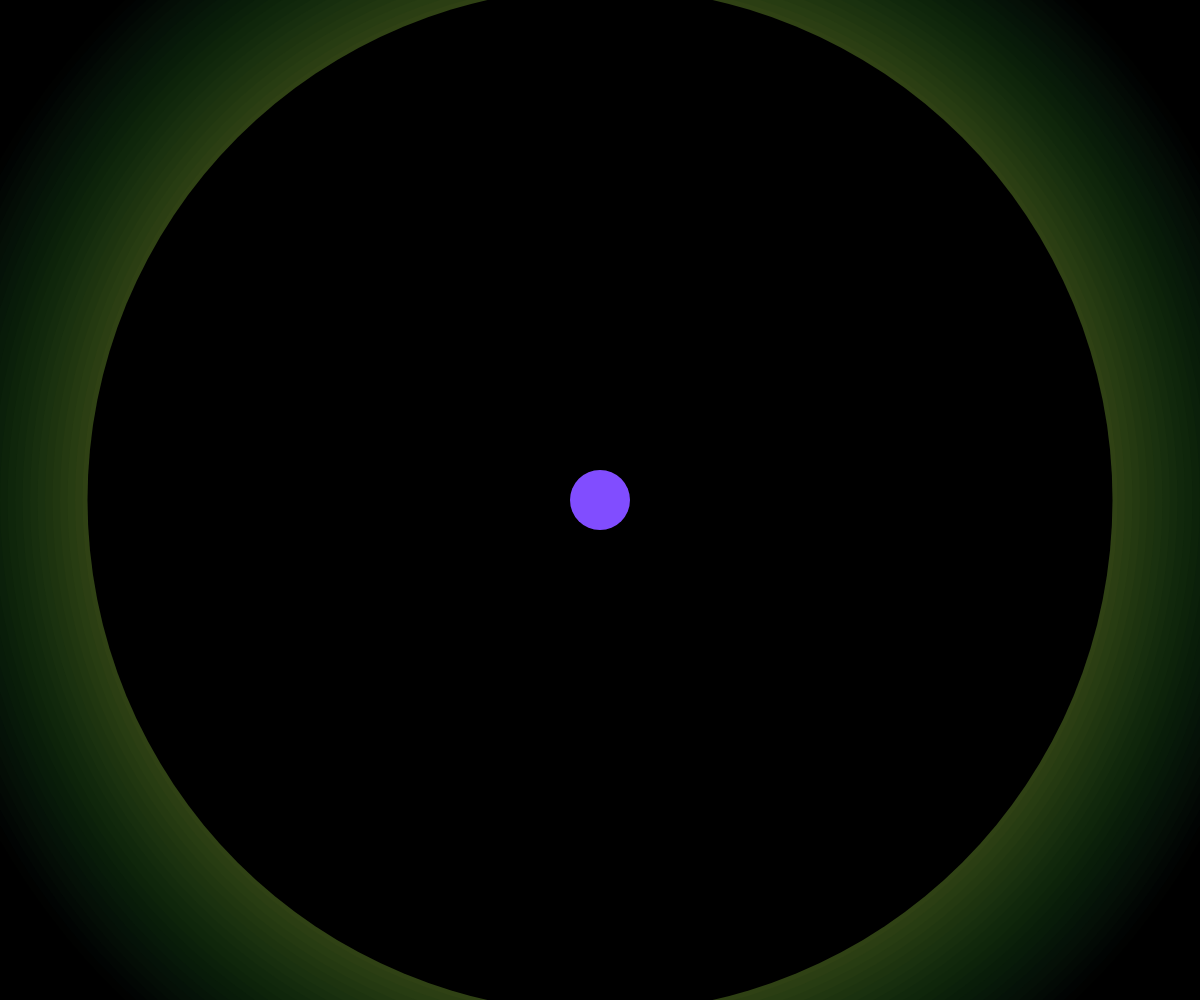
Frame 1 (no input)
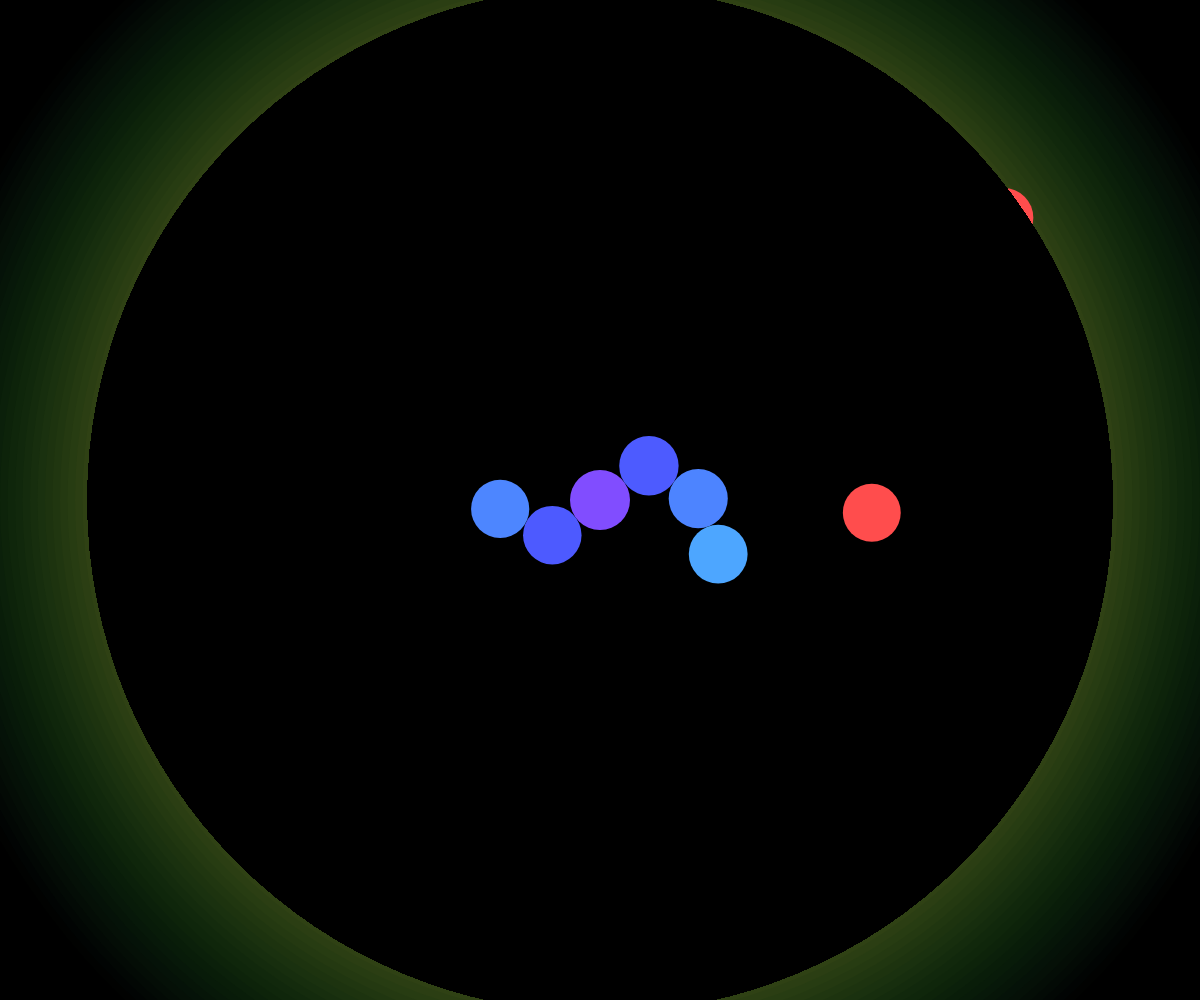
Frame 60 (no input)
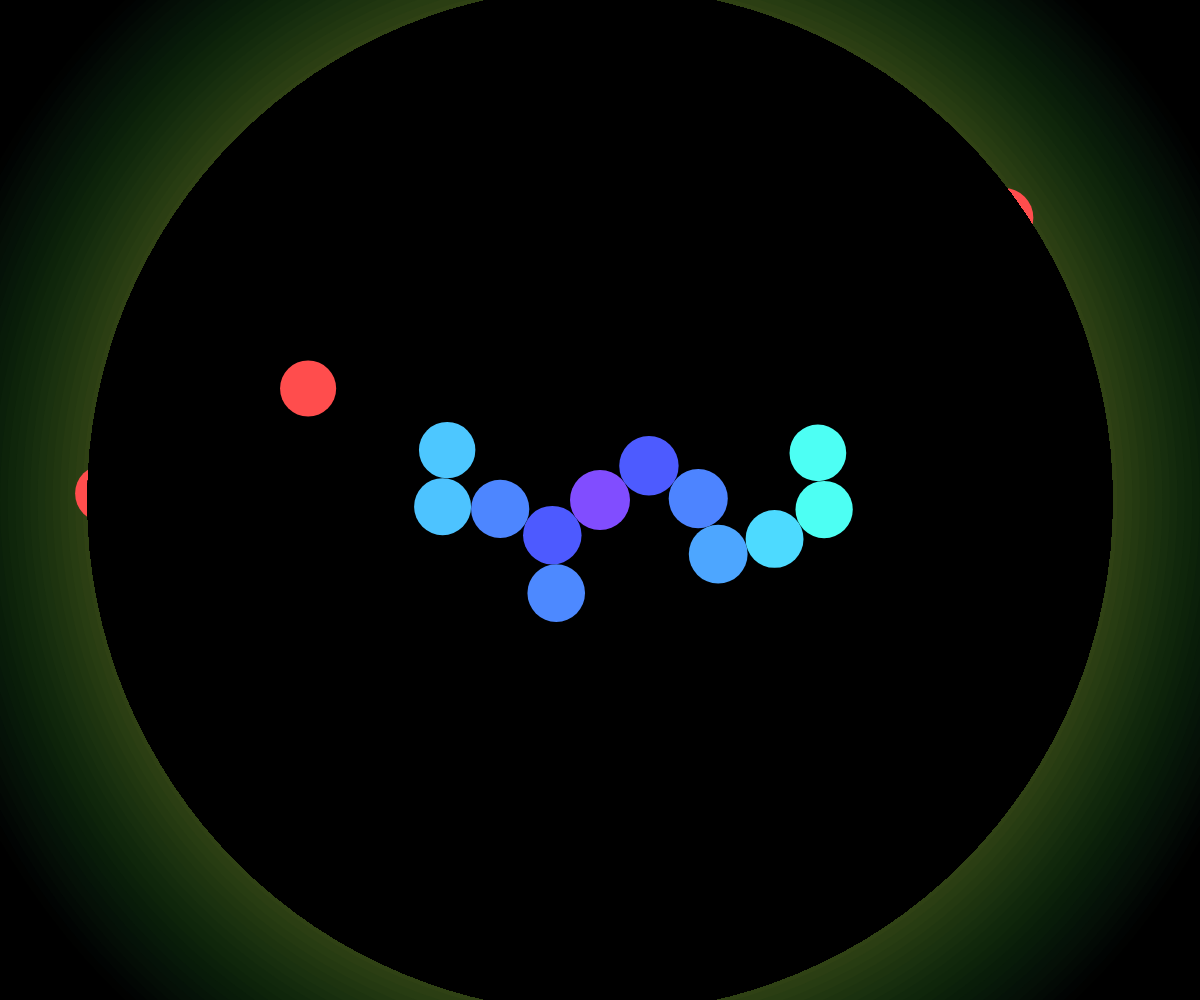
Frame 120 (the mouse pressed at the canvas centre since frame 60)

The p5.js sketch that drew these frames (run headless with seeded random() and noise() and a simulated clock; from frame 60 on, the mouse is pressed at the canvas centre):

// p5.js sketch
// ── sketch.js
let r = 50;
circles = [];
let moving = false;
let mover;
let target;
let velocity = 25; // step size must be smaller than half of min radius
let dVector;
let mag;
let col = 360;
let colFloor;
let colCeil;
let step = 15;

function setup() {
  angleMode(DEGREES);
  noStroke();
  width = window.innerWidth;
  height = window.innerHeight;
  createCanvas(width, height);
  colorMode(HSB, 360, 100, 100);
  colFloor = random(1,359);
  colCeil = (colFloor + 180) % 360; // compliment of random
  circles.push(new Circle(createVector(width/2,height/2),60, colFloor+1, 100)); // origin in center

  for(let i = width+(step*50); i >= height; i-=step){ // background colours
    fill(map(-i, -(width+(step*50)), -height , colFloor , colCeil), 70,map(i, (width+(step*4)*2),0, 5, 100)); // map using colours and brightness
    ellipse(width/2,height/2,i,i); 
  }
}

function draw() {
  r = map(-circles.length, -150, 1, 15,60); // descends radius with each new circle
  if(r<15){r=15;} //size floor of 15 ( lower causes issues with speed )

  
  fill(0);
  ellipse(width/2,height/2,height+25,height+25); //center circle
  
  noStroke();

  for (let c of circles) {  //visualizes on canvas
    fill(c.color, 70, c.bri);
    c.Render();
  }

  if(moving == false){ //controls whether to create new or move current
  let result = newCircle(); //returns array with new circle and its closest

    if(result !=null){
      let x = circles.push(new Circle(result[0],r,col, col)) // new
      mover = circles[circles.length-1];
      target = result[1];
    }
  
  moving = true;

  } else {
    dVector = p5.Vector.sub(mover.vector,target.vector);
    mag = dVector.mag();
    dVector.normalize();
    dVector.mult(velocity);
    mover.vector.sub(dVector);

    if(dist(mover.vector.x, mover.vector.y, target.vector.x, target.vector.y)+1 <= mover.r/2+target.r/2){ //dist more accurate than mag here. calculation time?
      dVector.setMag(mover.r/2+target.r/2);
      mover.vector = p5.Vector.add(target.vector, dVector); // for perfect edges
      mover.color = map(dist(mover.vector.x,mover.vector.y, width/2,height/2),0,height/2,colFloor,colCeil); // map colour to distance from center
      mover.bri = map(mover.r,15, 50,20,100);
      moving = false;
    }
  }

}

function newCircle(){
  let pt_angle = Math.random() * 2 * Math.PI; // for area in circle
  let pt_radius_sq = Math.random() * height/2 * height/2;
  let pt_x = Math.sqrt(pt_radius_sq) * Math.cos(pt_angle);
  let pt_y = Math.sqrt(pt_radius_sq) * Math.sin(pt_angle);
  let t = createVector(width/2+pt_x,height/2+pt_y);

  //let t = createVector(random(r, width-r),random(r ,height-r)); // area in canvas

  let closest = width; // initial size must be larger than max distance possible
  let i = 0; // loop iteration
  let index = 0; // holds index of closest circle
  let valid = true; // whether the circle is inside another

  for (let c of circles) { // sort for shortest distance
    let d = dist(t.x, t.y, c.vector.x, c.vector.y);
    
    if (d < c.r+r) { //dont spawn on overlap
      valid = false;
    }
    else if (d < closest) {
      closest = d;
      index = i;
    }
    i++;
  }

  if (valid) { // return closest and new position
    let arr = [t,circles[index]]
    return arr;
  }
   else {
    return null; // do nothing if invalid
  }

}


// ── Circle.js
class Circle {
  constructor(_vector, _r, _c, _b){
    this.vector = _vector
    this.r = _r
    this.color = _c;
    this.bri = _b
  }


  Render() {
    ellipse(this.vector.x,this.vector.y,this.r,this.r)
  }
}
